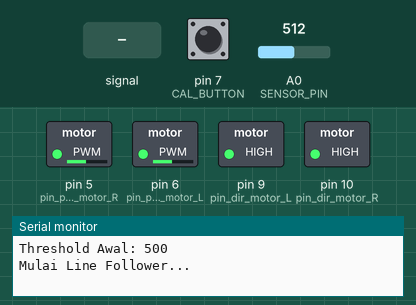
A sketch run on a simulated Arduino Uno, built with avr-gcc and run on an emulated ATmega328P. Parts: switched loads named in the sketch (green lamp = pin HIGH), the last lines printed to the serial monitor. The inputs (shaded band) are chosen by the test bench; at power-on: A0 (SENSOR_PIN) = 512, pin 7 (CAL_BUTTON) HIGH. Pins used as bus, display or sensor lines are not drawn.

Above: at 2.2 s.
2.3 s: A0 (SENSOR_PIN) fed a 200 Hz sine of ±81 counts around its level
5.3 s: A0 (SENSOR_PIN) set to 490
At 6.2 s:
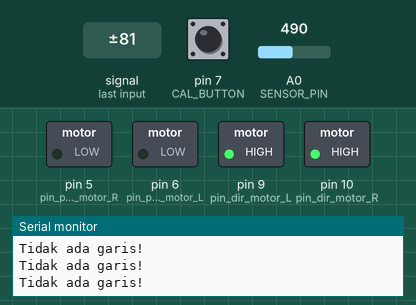
8.3 s: A0 (SENSOR_PIN) set to 509
At 8.9 s:
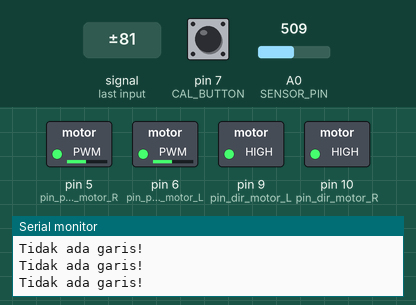
Timing chart, 0 to 11.3 s (numbered marks = the images above; inputs shaded):
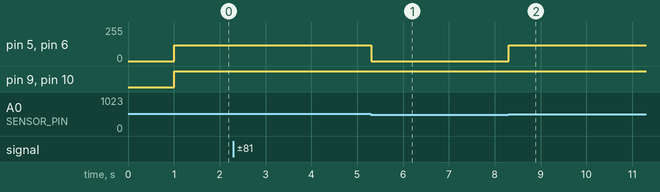

The sketch:

Line_Follower_Robot.ino
```cpp
#include <EEPROM.h>

// ================== MULTIPLEXER SENSOR ==================
#define S1 2
#define S2 3
#define S3 4
#define SENSOR_PIN A0

boolean A[8] = {0,1,0,1,0,1,0,1};
boolean B[8] = {0,0,1,1,0,0,1,1};
boolean C[8] = {0,0,0,0,1,1,1,1};

// ================== PIN ==================
#define CAL_BUTTON 7  // Tombol kalibrasi
#define pin_pwm_motor_L 6
#define pin_dir_motor_L 9
#define pin_pwm_motor_R 5
#define pin_dir_motor_R 10

// ================== VARIABEL ==================
int threshold = 500;
float Kp = 15, Ki = 0, Kd = 8;
float lastError = 0, sumError = 0;

// ================== SETUP ==================
void setup() {
  Serial.begin(9600);

  pinMode(S1, OUTPUT);
  pinMode(S2, OUTPUT);
  pinMode(S3, OUTPUT);
  pinMode(CAL_BUTTON, INPUT_PULLUP);

  pinMode(pin_pwm_motor_L, OUTPUT);
  pinMode(pin_dir_motor_L, OUTPUT);
  pinMode(pin_pwm_motor_R, OUTPUT);
  pinMode(pin_dir_motor_R, OUTPUT);

  // Baca threshold dari EEPROM
  EEPROM.get(0, threshold);
  if (threshold < 100 || threshold > 900) threshold = 500;
  Serial.print("Threshold Awal: "); Serial.println(threshold);

  // Mode kalibrasi jika tombol ditekan saat nyala
  if (digitalRead(CAL_BUTTON) == LOW) {
    kalibrasiSensor();
  }

  Serial.println("Mulai Line Follower...");
  delay(1000);
}

// ================== LOOP ==================
void loop() {
  byte s = read_sensor();

  if (s == 0) {  // garis hilang
    setMotor(0, 0);
    Serial.println("Tidak ada garis!");
    return;
  }

  int error = getError(s);

  float P = error * Kp;
  sumError += error;
  float I = sumError * Ki;
  float D = (error - lastError) * Kd;
  lastError = error;

  float PID = P + I + D;

  int baseSpeed = 120;
  int leftMotor = baseSpeed - PID;
  int rightMotor = baseSpeed + PID;

  setMotor(leftMotor, rightMotor);
}

// ================== MOTOR CONTROL ==================
void setMotor(int L, int R) {
  L = constrain(L, -255, 255);
  R = constrain(R, -255, 255);

  digitalWrite(pin_dir_motor_L, (L >= 0) ? HIGH : LOW);
  analogWrite(pin_pwm_motor_L, abs(L));

  digitalWrite(pin_dir_motor_R, (R >= 0) ? HIGH : LOW);
  analogWrite(pin_pwm_motor_R, abs(R));
}

// ================== SENSOR READER ==================
byte read_sensor() {
  byte out = 0;
  for (int i = 0; i < 8; i++) {
    digitalWrite(S1, A[i]);
    digitalWrite(S2, B[i]);
    digitalWrite(S3, C[i]);
    delayMicroseconds(200);
    int value = analogRead(SENSOR_PIN);
    if (value > threshold) out |= (1 << (7 - i));
  }
  return out;
}

// ================== ERROR MAPPING ==================
int getError(byte s) {
  switch (s) {
    case 0b00011000: return 0;
    case 0b00011100: return -1;
    case 0b00111000: return 1;
    case 0b00001100: return -2;
    case 0b00110000: return 2;
    case 0b00001110: return -3;
    case 0b01110000: return 3;
    case 0b00000110: return -4;
    case 0b01100000: return 4;
    case 0b00000010: return -5;
    case 0b01000000: return 5;
    case 0b00000001: return -6;
    case 0b10000000: return 6;
    default: return 0;
  }
}

// ================== KALIBRASI SENSOR ==================
void kalibrasiSensor() {
  int minVal = 1023, maxVal = 0;

  Serial.println("=== MODE KALIBRASI SENSOR ===");
  Serial.println("Geser robot di atas garis hitam & putih...");

  unsigned long startTime = millis();
  while (millis() - startTime < 5000) {  // kalibrasi 5 detik
    for (int i = 0; i < 8; i++) {
      digitalWrite(S1, A[i]);
      digitalWrite(S2, B[i]);
      digitalWrite(S3, C[i]);
      delayMicroseconds(200);
      int value = analogRead(SENSOR_PIN);
      if (value < minVal) minVal = value;
      if (value > maxVal) maxVal = value;
    }
  }

  threshold = (minVal + maxVal) / 2;
  EEPROM.put(0, threshold);

  Serial.print("Kalibrasi selesai! Threshold disimpan: ");
  Serial.println(threshold);
  delay(1000);
}
```

Measured:
- the behaviour switches between 500 and 501 on A0 (SENSOR_PIN) (found by bisection; images 1 and 2)
- after the input at 5.3 s, pin 5 (pin_pwm_motor_R), pin 6 (pin_pwm_motor_L): 120/255 → 0/255 at once; pin 9 (pin_dir_motor_L): stays HIGH (without the input it goes to LOW after 3.0 s)
- after the input at 8.3 s, pin 5 (pin_pwm_motor_R), pin 6 (pin_pwm_motor_L): 0/255 → 120/255 at once
